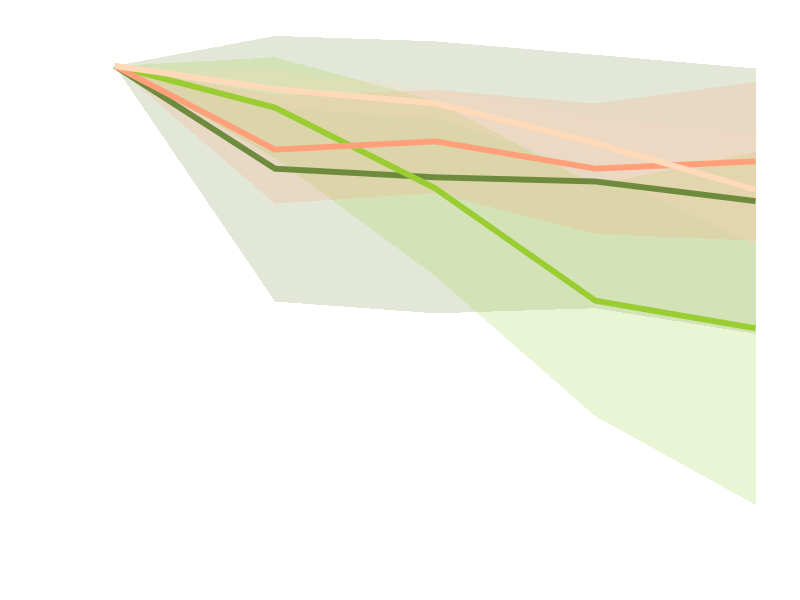
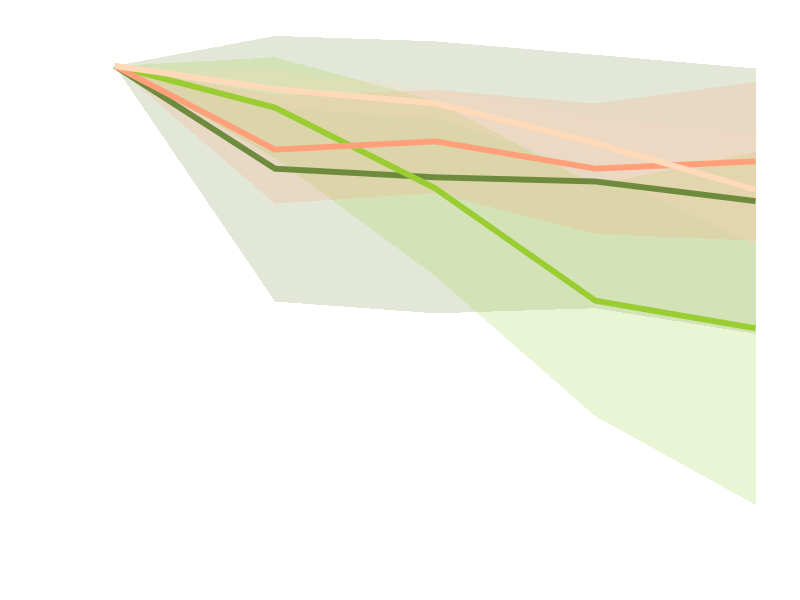

The R source for these figures, in order:
library(tidyverse)
library(ggplot2)
library(ggthemes)


df <- read.csv("olivia/Scans.csv") %>%
  rename(`24` = Damage.at.24.HR....,
         `48` = Damage.at.48.HR....,
         `72` = Damage.at.72.HR....,
         `96` = Damage.at.96.HR....) %>%
  mutate(`0` = 100,
         treatment = str_extract(Leaf.Number, "^..")) %>%
  select(id = Leaf.Number, treatment, `0`, `24`, `48`, `72`, `96`) %>%
  pivot_longer(`0`:`96`, names_to = "time", values_to = "damage") %>%
  mutate(time = as.integer(time))


library(tidyverse)
library(ggplot2)
library(ggthemes)

df <- read.csv("olivia/Scans.csv") %>%
  rename(`24` = Damage.at.24.HR....,
         `48` = Damage.at.48.HR....,
         `72` = Damage.at.72.HR....,
         `96` = Damage.at.96.HR....) %>%
  mutate(`0` = 100,
         treatment = str_extract(Leaf.Number, "^..")) %>%
  select(id = Leaf.Number, treatment, `0`, `24`, `48`, `72`, `96`) %>%
  pivot_longer(`0`:`96`, names_to = "time", values_to = "damage") %>%
  mutate(time = as.integer(time))

# Convert treatment to a factor with the desired order
df$treatment <- factor(df$treatment, levels = c("LP", "LA", "AP", "AA"))

# add in dummy data
df$damage[is.na(df$damage)] <- 100 - (rlnorm(length(df$damage[is.na(df$damage)]), 0, 0.5 ) *
                                        df$time[is.na(df$damage)]/6)

# summarize
df.sum <- df %>%
  group_by(treatment, time) %>%
  summarise(meanDamage = mean(damage), se = sd(damage)/sqrt(6)) %>%
  mutate(semax = meanDamage + (1.96*se),
         semin = meanDamage - (1.96*se))

ggplot(data = df.sum, aes(x = time, y = meanDamage)) +
  geom_ribbon(aes(ymin = semin, ymax = semax, fill = treatment),
              alpha = .2) +
  geom_line(aes(color = treatment), linewidth = 2) +
  xlab("Time (Hours)")+
  ylab("Leaf Damage (%)")+
  scale_x_continuous(
    name = "Time (Hours)",
    breaks = seq(0, 96, by = 24),
    limits = c(0, 96),
    labels = scales::comma
  ) +
  theme_tufte(18) +
  theme(
    legend.position = "none",
    text = element_text(color = "white"),  # All text
    axis.text = element_text(color = "white"),  # Axis numbers
    axis.title = element_text(color = "white"),  # Axis labels
    axis.ticks = element_line(color = "white"),  # Axis ticks
    panel.grid.major = element_line(color = "white", size = 0.1),
    panel.grid.minor = element_blank(),
    legend.text = element_text(color = "white"),  # Legend text
    legend.title = element_text(color = "white"))+
  scale_fill_manual(values = c("darkolivegreen4","olivedrab3", "lightsalmon","peachpuff"), labels = c("Native Intact", "Native Removed", "Exotic Intact", "Exotic Removed"))+
  scale_color_manual(values = c("darkolivegreen4","olivedrab3", "lightsalmon","peachpuff"), labels = c("Native Intact", "Native Removed", "Exotic Intact", "Exotic Removed"))+
  labs(fill = "Treatment", color = "Treatment")

ggsave("olivia/meanDamage.png")





#EXTRA GRAPH

# # make figure
# ggplot(data = df.sum, aes(x = time, y = meanDamage)) +
#   geom_ribbon(aes(ymin = semin, ymax = semax, fill = treatment),
#               alpha = .2) +
#   geom_line(aes(color = treatment), linewidth = 2) +
#   geom_line(data = df, aes(y = damage, group = id, color = treatment),
#             linewidth = 0.5, alpha = 0.5) +
#   xlab("Time (Hours)")+
#   ylab("Leaf Damage (%)")+
#   scale_x_continuous(
#     name = "Time (Hours)",
#     breaks = seq(0, 96, by = 24),
#     limits = c(0, 96),
#     labels = scales::comma
#   ) +
#   facet_wrap(
#     ~treatment, 
#     nrow = 2,
#     labeller = labeller(treatment = c(
#       "AA" = "EA",      # Replace with your actual treatment names
#       "AP" = "EP",        # and desired labels
#       "LA" = "NA",
#       "LP" = "NP"
#     ))
#   ) +
#   theme_tufte(18) +
#   theme(legend.position = "none")+
#   scale_fill_manual(values = c("lightsalmon","peachpuff","darkolivegreen4","darkolivegreen3"))+
#   scale_color_manual(values = c("lightsalmon","peachpuff","darkolivegreen4","darkolivegreen3"))
# 
# 
# 
# ggsave("olivia/totalLeafDamage.png") #rename and save image
